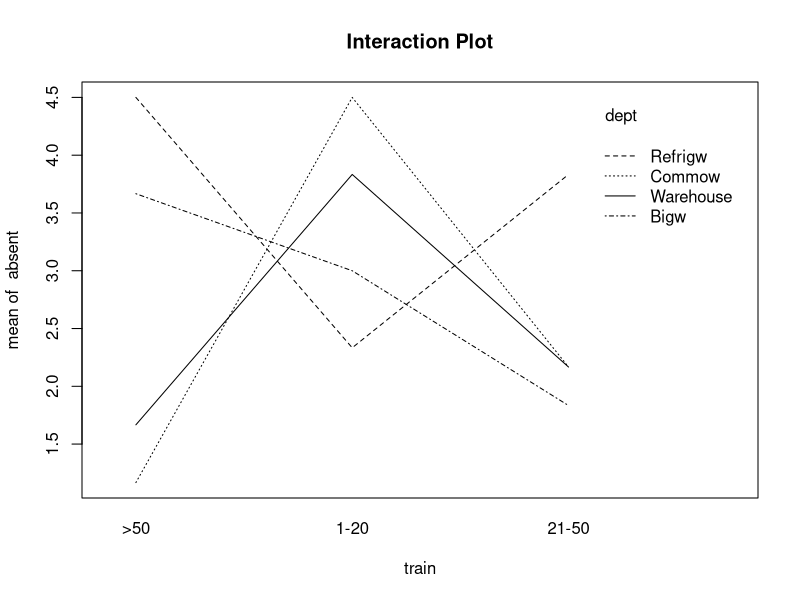

Reproduce this figure in R. (Note: this script raises an error after producing the figure.)
# EXAMPLE 3: No. of days absent from work Factors: No. of training days and department (interaction)
absent <-c(3.0,4.5,4.0,5.0,4.5,4.0,2.5,3.0,3.5,2.0,2.0,3.0,
           2.0,2.5,2.0,1.0,3.0,2.5,1.0,3.0,1.5,5.0,4.0,2.5,
           2.5,1.0,1.5,0.0,1.5,2.0,3.5,3.5,4.0,4.0,4.5,5.0)
dept <- as.factor(c(rep("Warehouse",3), rep("Commow",3), rep("Bigw",3), rep("Refrigw",3)))
train <- as.factor(c(rep("1-20",12), rep("21-50",12), rep(">50",12)))
mdataframe <- data.frame(absent,dept,train)

library(car)
leveneTest(absent ~ dept * train, data=mdataframe ,center=mean)

res.aov3 <- aov(absent ~ dept * train, data = mdataframe)
summary(res.aov3)

model.tables(res.aov3, type="means", se = TRUE)


with(mdataframe, interaction.plot(train, dept, absent, fun = mean, main = "Interaction Plot"))


TukeyHSD(res.aov3)

------------------------------------------------------------------------------------------------
# EXAMPLE 6: Delivery times(indays)
delivery_times <- c(8,8,10,13,13,14,13,12,11,10,12,14,7,10,10,13,
                    14,9,14,11,9,9,7,8,8,9,11,12,8,13,9,12,
                    10,15,10,7,12,10,10,11,12,10,13,10,7,5,6,5,
                    8,7,13,10,6,10,12,8,10,11,7,10,8,5,11,4,
                    17,12,9,10,15,12,12,10,14,13,10,12,14,13,8,11)
clinic <- as.factor(c(rep("Clinic-A",4), rep("Clinic-B",4), rep("Clinic-C",4), rep("Clinic-D",4)))
supplier <- as.factor(c(rep("Supplier1",16), rep("Supplier2", 16), rep("Supplier3",16), rep("Supplier4",16), rep("Supplier5",16)))
mdataframe2 <- data.frame(delivery_times ,clinic ,supplier)

library(car)
leveneTest(delivery_times ~ clinic * supplier, data=mdataframe2 ,center=mean)

res.aov6 <- aov(delivery_times ~ clinic * supplier, data=mdataframe2)
summary(res.aov6)

model.tables(res.aov6, type="means", se = TRUE)

TukeyHSD(res.aov6)
